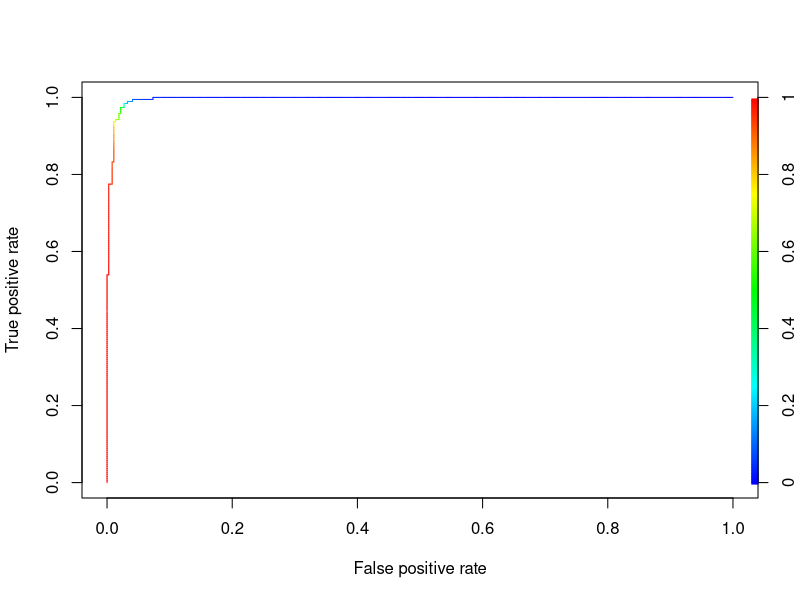

This chart was generated by the following R code:
#data = read.csv('breast_cancer.txt', header=FALSE)
#x_train = data[, 2:10]
#summary(data)

# Solving the breast cancer detection problem wherein I have to predict the class (benign (2) or malignant (4)) based on attributes 1-10
# Read the breast cancer dataset, set the header to FALSE because there are no headers in the txt file 
data = read.csv('breast_cancer.txt', header=FALSE)

#The dataset contains missing attributes '?'. I handle the missing attributes in the below mentioned way:
# Firstly I replace all '?' by NA
data$V7 <- gsub("?", NA, data$V7, fixed=TRUE)

#data$V7 <- as.integer(as.character(data$V7))
#colMean <- mean(data$V7, na.rm=TRUE)

# Then I impute the NA value with the mean of the other values present in the column. The NA value can also be imputed using mode 
for(i in 1:ncol(data)) {
data[,i] <- as.integer(as.character(data[,i]))
data[is.na(data[,i]), i] <- as.integer(mean(data[,i], na.rm=TRUE))
}


# I use logistic regression classifier, to do that the two classes should be '0' and '1' instead of '2' and '4'
data$V11[data$V11 == 2] = 0
data$V11[data$V11 == 4] = 1

#train <- data[1:(0.8*nrow(data)), ]
#test <- data[((0.8*nrow(data))+1):(nrow(data)+1), ]

# Random 80-20 split of the data into train and test respectively.
tmp_data = sort(sample(nrow(data), nrow(data)*0.8))
train = data[tmp_data, ]
test = data[-tmp_data, ]

# Use binomial logistic regression to predict V11 using V2,V3 .... V10
cancer_model = glm(formula = V11 ~ V2 + V3 + V4 + V5 + V6 + V7 + V8 + V9 + V10, data=train, family=binomial)
print(summary(cancer_model))


#Call:
#glm(formula = V11 ~ V2 + V3 + V4 + V5 + V6 + V7 + V8 + V9 + V10, 
#    family = binomial, data = train)

#Deviance Residuals: 
#    Min       1Q   Median       3Q      Max  
#-3.4761  -0.1217  -0.0682   0.0235   2.4589  

#Coefficients:
#              Estimate Std. Error z value Pr(>|z|)    
##(Intercept) -10.026808   1.243886  -8.061 7.58e-16 ***
#V2            0.538591   0.150714   3.574 0.000352 ***
#V3            0.002983   0.206373   0.014 0.988467    
#V4            0.249248   0.233618   1.067 0.286015    
#V5            0.326314   0.125067   2.609 0.009078 ** 
#V6            0.090798   0.162711   0.558 0.576820    
#V7            0.352217   0.093885   3.752 0.000176 ***
#V8            0.539756   0.173556   3.110 0.001871 ** 
#V9            0.172816   0.112336   1.538 0.123953    
#V10           0.563736   0.519917   1.084 0.278240    
#---
#Signif. codes:  0 ‘***’ 0.001 ‘**’ 0.01 ‘*’ 0.05 ‘.’ 0.1 ‘ ’ 1

#(Dispersion parameter for binomial family taken to be 1)

#    Null deviance: 721.781  on 558  degrees of freedom
#Residual deviance:  96.984  on 549  degrees of freedom
#AIC: 116.98

#Number of Fisher Scoring iterations: 8


# Use trained model to evaluate on the test data.
eval_results = predict(cancer_model, test, type='response')
# Set threshold of 0.5, ie if > 0.5 then it is class 1 otherwise it is class 0
eval_results = ifelse(eval_results > 0.5, 1, 0)

#print(eval_results)
#print(test$V11)

# Find the misclassification error
misClasificationError = mean(eval_results != test$V11)
print(paste('Accuracy', 1-misClasificationError))


#[1] "Accuracy 0.971428571428571"


## For getting confusion matrix and plotting ROC curve 
eval_res_func = predict(cancer_model, type='response')
# Confusion matrix
table(train$V11, eval_res_func > 0.5)


#    FALSE TRUE
#  0   355   10
#  1     9  185


# Firstly install caTools and ggplot2
library(ROCR)
ROCRpred = prediction(eval_res_func, train$V11)
ROCRperf = performance(ROCRpred, 'tpr', 'fpr')
plot(ROCRperf, colorize = TRUE, text.adj = c(0.0,1.0))


#The plot gets saved as Rplots.pdf
